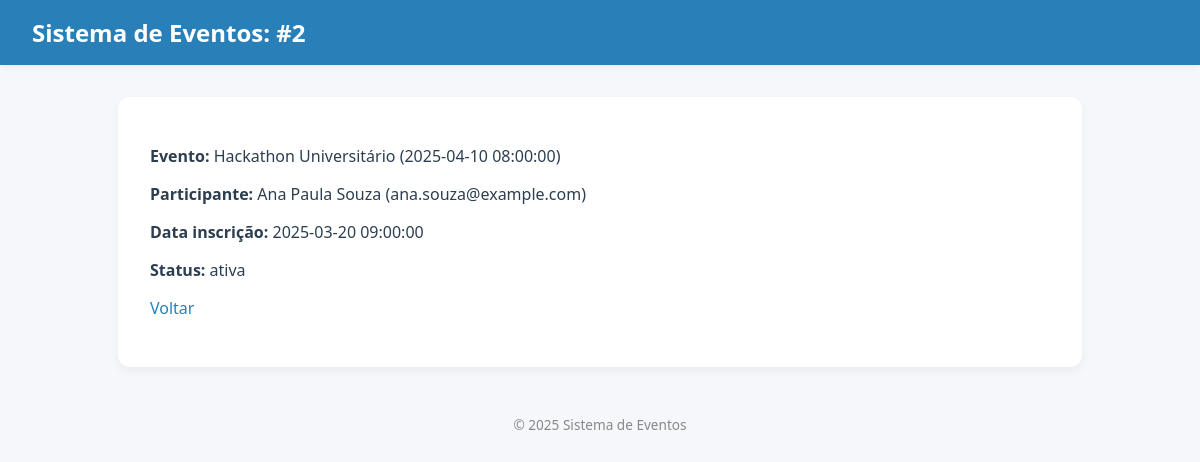
The app's page /inscricao/inscricao_view.php?id=2 with its own data.
### tables this page shows
CREATE TABLE IF NOT EXISTS inscricoes (
    id INT AUTO_INCREMENT PRIMARY KEY,
    participante_id INT NOT NULL,
    evento_id INT NOT NULL,
    data_inscricao DATETIME DEFAULT CURRENT_TIMESTAMP,
    status ENUM('ativa', 'cancelada'),
    FOREIGN KEY (participante_id) REFERENCES participantes(id) ON DELETE CASCADE,
    FOREIGN KEY (evento_id) REFERENCES eventos(id) ON DELETE CASCADE
);

CREATE TABLE IF NOT EXISTS eventos (
    id INT AUTO_INCREMENT PRIMARY KEY,
    nome VARCHAR(150) NOT NULL,
    descricao TEXT,
    data_evento DATETIME NOT NULL,
    vagas INT UNSIGNED,
    carga_horaria INT
    
);

CREATE TABLE IF NOT EXISTS participantes (
    id INT AUTO_INCREMENT PRIMARY KEY,
    nome VARCHAR(100) NOT NULL,
    email VARCHAR(100) UNIQUE NOT NULL,
    matricula VARCHAR(20) NOT NULL,
    curso VARCHAR(100),
    data_inscricao DATETIME
);

### banco/db.php (called while the page is built, shortened)
<?php
function h($s){ return htmlspecialchars($s, ENT_QUOTES, 'UTF-8'); }

### inscricao/inscricao_view.php (the view, shortened to what this page needs)
<?php
require '../banco/db.php';
$id = isset($_GET['id']) ? (int)$_GET['id'] : 0;
$sql = "SELECT i.*, p.nome AS participante, p.email, e.nome AS evento, e.data_evento
        FROM inscricoes i
        JOIN participantes p ON p.id = i.participante_id
        JOIN eventos e ON e.id = i.evento_id
        WHERE i.id = $id";
$r = mysqli_query($mysqli, $sql);
if (!$row = mysqli_fetch_assoc($r)) die("Inscrição não encontrada");
?>
<!doctype html>
<html>
<head>
  <link rel="stylesheet" href="/style.css">
</head>
<body>
  <header>
    <h1>Sistema de Eventos: #<?=h($row['id'])?></h1>
  </header>
  <main>
    <p><strong>Evento:</strong> <?=h($row['evento'])?> (<?=h($row['data_evento'])?>)</p>
    <p><strong>Participante:</strong> <?=h($row['participante'])?> (<?=h($row['email'])?>)</p>
    <p><strong>Data inscrição:</strong> <?=h($row['data_inscricao'])?></p>
    <p><strong>Status:</strong> <?=h($row['status'])?></p>
    <p><a href="inscricao_list.php">Voltar</a></p>
  </main>
  <footer>© <?=date('Y')?> Sistema de Eventos</footer>
</body>
</html>

### style.css (style rules this page uses)
:root { --bg: #f5f7fa; --card: #fff; --text: #2c3e50; --accent: #2980b9; --accent-hover: #1f6391; --border: #dfe6e9; --success: #27ae60; --danger: #c0392b; --shadow: rgba(0, 0, 0, 0.05); }
body { font-family: "Segoe UI", Roboto, sans-serif; background-color: var(--bg); margin: 0; padding: 0; color: var(--text); }
header { background-color: var(--accent); color: #fff; padding: 1rem 2rem; box-shadow: 0 2px 5px var(--shadow); }
header h1 { margin: 0; font-size: 1.5rem; }
main { max-width: 900px; margin: 2rem auto; background: var(--card); border-radius: 12px; box-shadow: 0 4px 10px var(--shadow); padding: 2rem; }
a { color: var(--accent); text-decoration: none; font-weight: 500; }
footer { text-align: center; color: #888; margin-top: 3rem; font-size: 0.85rem; }

### records on screen
inscricoes: id "2", evento.nome "Hackathon Universitário", evento.data_evento "2025-04-10 08:00:00", participante.nome "Ana Paula Souza", participante.email "ana.souza@example.com", data_inscricao "2025-03-20 09:00:00", status "ativa"
